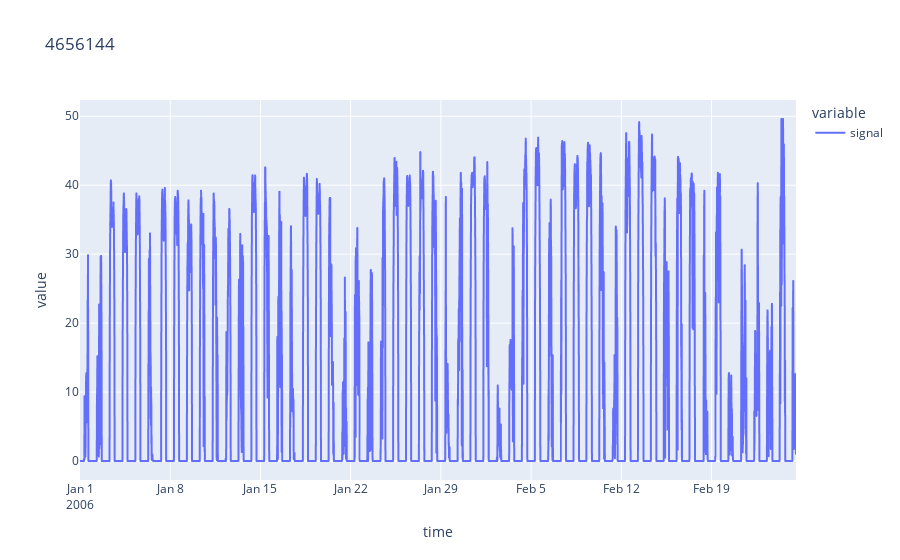
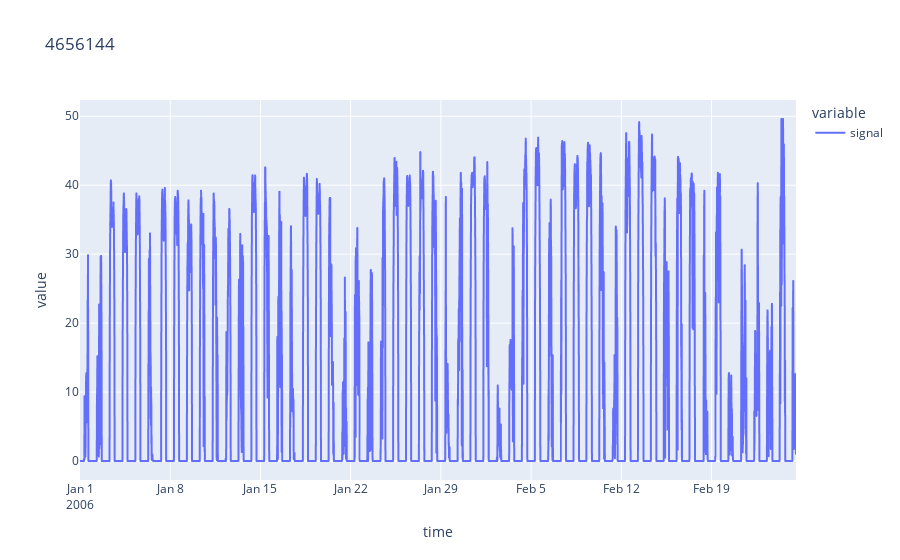

Notebook code cell kept with these figures, in order:
### Code cell
ts.plot();

### Figure 1 — Plotly figure (JSON) as saved in the notebook; plotly's stock layout.template omitted (floating-point values rounded to 4 significant figures; data arrays with more than 128 entries replaced by an {"elided": "..."} marker saying what was removed)
{"data": [{"hovertemplate": "variable=signal<br>time=%{x}<br>value=%{y}<extra></extra>", "legendgroup": "signal", "line": {"color": "#636efa", "dash": "solid"}, "marker": {"symbol": "circle"}, "mode": "lines", "name": "signal", "showlegend": true, "type": "scattergl", "x": {"elided": "8000 str values"}, "xaxis": "x", "y": {"elided": "8000 float values"}, "yaxis": "y"}], "layout": {"legend": {"title": {"text": "variable"}, "tracegroupgap": 0}, "title": {"text": "4656144"}, "xaxis": {"anchor": "y", "domain": [0, 1], "title": {"text": "time"}}, "yaxis": {"anchor": "x", "domain": [0, 1], "title": {"text": "value"}}}}

### Figure 2 — Plotly figure (JSON) as saved in the notebook; plotly's stock layout.template omitted (floating-point values rounded to 4 significant figures; data arrays with more than 128 entries replaced by an {"elided": "..."} marker saying what was removed)
{"data": [{"hovertemplate": "variable=signal<br>time=%{x}<br>value=%{y}<extra></extra>", "legendgroup": "signal", "line": {"color": "#636efa", "dash": "solid"}, "marker": {"symbol": "circle"}, "mode": "lines", "name": "signal", "showlegend": true, "type": "scattergl", "x": {"elided": "8000 str values"}, "xaxis": "x", "y": {"elided": "8000 float values"}, "yaxis": "y"}], "layout": {"legend": {"title": {"text": "variable"}, "tracegroupgap": 0}, "title": {"text": "4656144"}, "xaxis": {"anchor": "y", "domain": [0, 1], "title": {"text": "time"}}, "yaxis": {"anchor": "x", "domain": [0, 1], "title": {"text": "value"}}}}
